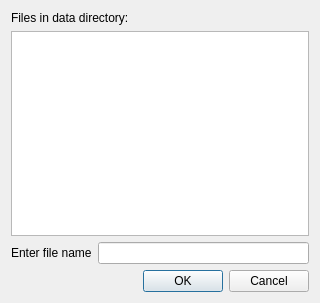
<?xml version="1.0" encoding="UTF-8"?>
<ui version="4.0">
 <class>FileNameDialog</class>
 <widget class="QDialog" name="FileNameDialog">
  <property name="geometry">
   <rect>
    <x>0</x>
    <y>0</y>
    <width>320</width>
    <height>303</height>
   </rect>
  </property>
  <property name="windowTitle">
   <string>JSON file manager</string>
  </property>
  <layout class="QGridLayout" name="gridLayout">
   <item row="0" column="0">
    <layout class="QVBoxLayout" name="verticalLayout_2">
     <item>
      <widget class="QLabel" name="label_2">
       <property name="text">
        <string>Files in data directory:</string>
       </property>
      </widget>
     </item>
     <item>
      <widget class="QListWidget" name="listWidget">
       <property name="enabled">
        <bool>true</bool>
       </property>
      </widget>
     </item>
     <item>
      <layout class="QVBoxLayout" name="verticalLayout">
       <item>
        <layout class="QHBoxLayout" name="horizontalLayout">
         <item>
          <widget class="QLabel" name="label">
           <property name="text">
            <string>Enter file name</string>
           </property>
          </widget>
         </item>
         <item>
          <widget class="QLineEdit" name="lineEdit"/>
         </item>
        </layout>
       </item>
       <item>
        <widget class="QDialogButtonBox" name="buttonBox">
         <property name="orientation">
          <enum>Qt::Horizontal</enum>
         </property>
         <property name="standardButtons">
          <set>QDialogButtonBox::Cancel|QDialogButtonBox::Ok</set>
         </property>
        </widget>
       </item>
      </layout>
     </item>
    </layout>
   </item>
  </layout>
 </widget>
 <tabstops>
  <tabstop>lineEdit</tabstop>
  <tabstop>listWidget</tabstop>
 </tabstops>
 <resources/>
 <connections>
  <connection>
   <sender>buttonBox</sender>
   <signal>accepted()</signal>
   <receiver>FileNameDialog</receiver>
   <slot>accept()</slot>
   <hints>
    <hint type="sourcelabel">
     <x>248</x>
     <y>254</y>
    </hint>
    <hint type="destinationlabel">
     <x>157</x>
     <y>274</y>
    </hint>
   </hints>
  </connection>
  <connection>
   <sender>buttonBox</sender>
   <signal>rejected()</signal>
   <receiver>FileNameDialog</receiver>
   <slot>reject()</slot>
   <hints>
    <hint type="sourcelabel">
     <x>316</x>
     <y>260</y>
    </hint>
    <hint type="destinationlabel">
     <x>286</x>
     <y>274</y>
    </hint>
   </hints>
  </connection>
 </connections>
</ui>
